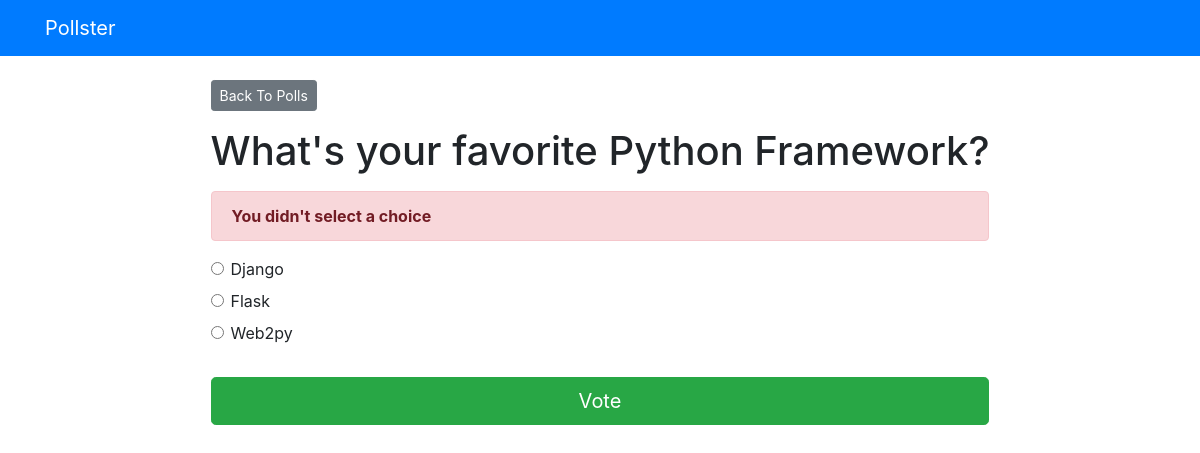
The page /polls/1/vote/ on the database its author committed.
### polls/models.py (models this page shows, shortened)
class Question(models.Model):
    question_text = models.CharField(max_length=200)
    pub_date = models.DateTimeField('date published')

class Choice(models.Model):
    question_field = models.ForeignKey(Question, on_delete=models.CASCADE)
    choice_text = models.CharField(max_length=200)
    votes = models.IntegerField(default=0)

### polls/views.py (the view)
# urls.py: path('<int:question_id>/vote/', views.vote, name='vote'),
def vote(request, question_id):
    question = get_object_or_404(Question, pk=question_id)
    try:
        selected_choice = question.choice_set.get(pk=request.POST['choice'])
    except (KeyError, Choice.DoesNotExist):
        return render(
            request,
            'polls/detail.html',
            {
                'question': question,
                'error_message': "You didn't select a choice",
            }
        )
    else:
        selected_choice.votes += 1
        selected_choice.save()
        return HttpResponseRedirect(reverse('polls:result', args=(question_id,)))

### polls/templates/polls/detail.html (shortened to what this page needs)
{% extends "polls/base.html" %}
{% block content %}
<a href="{% url 'polls:index' %}" class="btn btn-secondary btn-sm mb-3">Back To Polls</a>
<h1 class="text-center mb-3">{{ question.question_text }}</h1>
{% if error_message %}
<p class="alert alert-danger">
    <strong>{{ error_message }}</strong>
</p>
{% endif %}
<form action="{% url 'polls:vote' question.id %}" method="POST">
    {% for choice in question.choice_set.all %}
    <div class="form-check">
        <input type="radio" name="choice" class="form-check-input" id="choice{{ forloop.counter }}"
            value="{{ choice.id }}">
        <label for="choice{{ forloop.counter }}">{{ choice.choice_text }}</label>
    </div>
    {% endfor %}
    <input type="submit" value="Vote" class="btn btn-success btn-lg btn-block mt-4">
</form>
{% endblock content %}

### rows shown on the page
Question: question_text "What's your favorite Python Framework?"
Choice: choice_text "Django"
Choice: choice_text "Flask"
Choice: choice_text "Web2py"

### other values the page prints
{{ error_message }} "You didn't select a choice"
